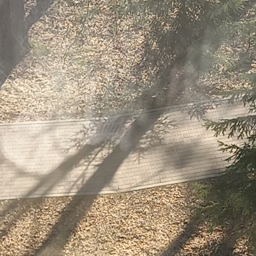
#> input picture Dataset/0/0.png, 256 x 256 px
$ python imageDescriptors.py
#> lines starting #> are read from the running program, lines starting #| are printed output that depends on the picture
#> the answer given: Dataset/0/0.png
#> the answer given: Dataset/0/1.png
#> the answer given: Dataset/0/1.png
import numpy as np
import imageio.v2 as imageio
from scipy import ndimage

# Assignment 3: Image descriptors
# Nome: Pedro Dias Batista
# Nusp: 10769809
# SCC0251 - 2023.01

LuminanceRatio = np.array([0.299, 0.587, 0.144, 0])
KernelX = np.array([[-1, -2, -1],[0, 0, 0],[1, 2, 1]])
KernelY =np.array([[-1, 0, 1],[-2, 0, 2],[-1, 0, 1]])
conversion_M = np.array([[10, 23, 34], [43, 12, 91], [0, 92, 1]])
magnitude_M = np.array([[1, 2, 3], [3, 2, 1], [1, 2, 3]])
bins_number = 9
bins_edges = np.arange(0, 180, 20)

#Transform RGB image into a Gray one using the Luminance Method (Weights above "LuminanceRatio")
def pre_processing_Luminance(img):
    shape = img.shape
    new_img = np.zeros((shape[0], shape[1]))
    new_img = img[:,:,0]*LuminanceRatio[0] + img[:,:,1]*LuminanceRatio[1] + img[:,:,2]*LuminanceRatio[2]
    return new_img

#Digitize the angles into Bins divided in 9 ranging 20 degrees each from 0 to 180 degrees
def count_bins(M, angle, bins_edges):
    bins = np.digitize(angle, bins_edges) - 1
    dg = np.zeros(bins_number)
    shape = bins.shape
    for i in range (shape[0]):
        for j in range (shape[1]):
            dg[bins[i][j]] += abs(M[i][j])
    return dg

#Calculate the euclidian distance for given point pA and pB For any dimension
def euclidian_distance(pA, pB):
    return np.sum((pA -  pB)**2)

#Calculate the KNN given a dataTest for N neighbours for a N amount of samples (used two in this case)
def KNN(dataTest, dataSample, N_samples, N):
    distances = []
    for i,samples in enumerate(dataSample):
        for sample in samples:
            distances.append((i, euclidian_distance(sample, dataTest)))

    distances.sort(key=lambda x:x[1])
    neighbors=distances[:3] #Get the N fisrt neighbors

    count = np.zeros((N_samples,2))
    for i in neighbors:
        count[i[0]][0] = i[0]
        count[i[0]][1] += 1

    prediction = max(count, key=lambda x:x[1])
    return prediction[0]

#Histogram oriented Gradients this funcion does all the mathematical, from reading a RGB image into a discrate gradiente array
def HoG(files):
    dg = []
    for file in files:
        img = imageio.imread(file)
#> img is the input picture: shape (256, 256, 4); mean R, G, B, A 156.3, 143.8, 125.1, 255
        img_gray = pre_processing_Luminance(img)
        img_convX = np.array(ndimage.convolve(img_gray, KernelX), dtype=float)
        img_convY = np.array(ndimage.convolve(img_gray, KernelY), dtype=float)
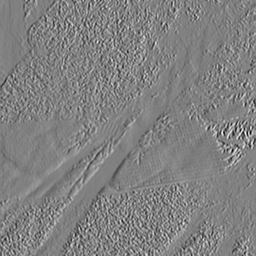
#> img_convY: shape (256, 256) float64; min -573, max 561.1, mean 1.8; drawn with min black and max white
        M_sum = np.sum(np.sum(np.sqrt((img_convX**2) + (img_convY**2))))
#> M_sum = 6893253.7
        M  = np.array((np.sqrt((img_convX**2) + (img_convY**2))/M_sum), dtype=float)
        angle = np.array(np.arctan(img_convY/img_convX), dtype=float)
        angle = angle + (np.pi/2)
        angle = np.degrees(angle)
        dg.append(count_bins(M, angle, bins_edges))
#> in count_bins, `bins = np.digitize(angle, bins_edges) - 1`:
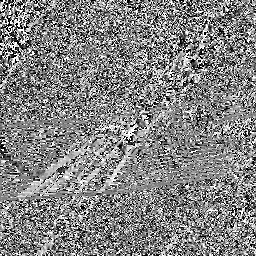
#> bins: shape (256, 256) int64; min 0, max 8, mean 4.14; drawn with min black and max white
#> after the loop in count_bins, `for i in range (shape[0]):`: dg = [0.0801, 0.0799, 0.0938, 0.121, 0.167, 0.152, 0.125, 0.0991, 0.0826]
    dg = np.array(dg)
    return dg


def main():
    np.seterr(divide="ignore", invalid="ignore") #in case the arctan funtion has to divide a value for 0

    #read input
    file_in_sampleA = (input().split(' '))
    file_in_sampleB = (input().split(' '))
    file_in_test = (input().split(' '))

    #open image and process
    dg_sampleA = HoG(file_in_sampleA)
    dg_sampleB = HoG(file_in_sampleB)
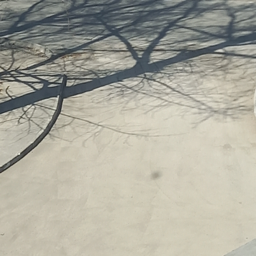
#> input picture Dataset/0/1.png, 256 x 256 px
#> in HoG, img is the input picture: shape (256, 256, 4); mean R, G, B, A 170.1, 168.6, 156.9, 255
#> in HoG (call 2), `img_convY = np.array(ndimage.convolve(img_gray, KernelY), dtype=float)`:
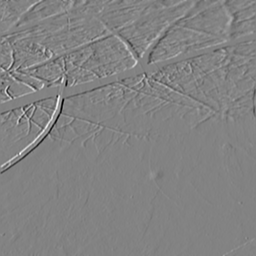
#> img_convY: shape (256, 256) float64; min -599.1, max 568.6, mean -0.9; drawn with min black and max white
#> in HoG (call 2), `M_sum = np.sum(np.sum(np.sqrt((img_convX**2) + (img_convY**2))))`: M_sum = 4073925.6
#> in HoG (call 2), `M  = np.array((np.sqrt((img_convX**2) + (img_convY**2))/M_sum), dtype=..`:
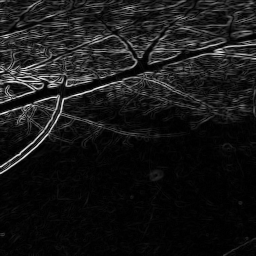
#> M: shape (256, 256) float64; min 2.21e-20, max 0.000165, mean 1.53e-05; drawn with min black and max white
#> in HoG (call 2), `angle = np.degrees(angle)`:
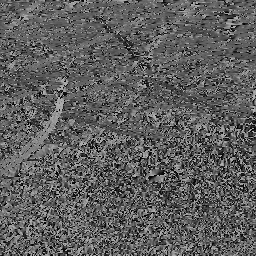
#> angle: shape (256, 256) float64; min 0, max 180, mean 94.4
#> in count_bins (call 2), `bins = np.digitize(angle, bins_edges) - 1`:
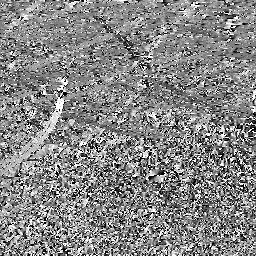
#> bins: shape (256, 256) int64; min 0, max 8, mean 4.22; drawn with min black and max white
#> after the loop in count_bins (call 2), `for i in range (shape[0]):`: dg = [0.0258, 0.0311, 0.0493, 0.121, 0.32, 0.253, 0.104, 0.0546, 0.0421]
    dg_Test = HoG(file_in_test)

    dg_samples = []
    dg_samples.append(dg_sampleA)
    dg_samples.append(dg_sampleB)

    #KNN results for predictig images
    for dg in dg_Test:
        print((int)(KNN(dg, dg_samples, 2, 3)), end=" ")
#> this loop made 1 pass
#> (neighbors in KNN, prediction in KNN) on pass 1: ([(1, 0), (0, 0.045)], [0, 1])
#| 0

if(__name__ == "__main__"):
    main()
